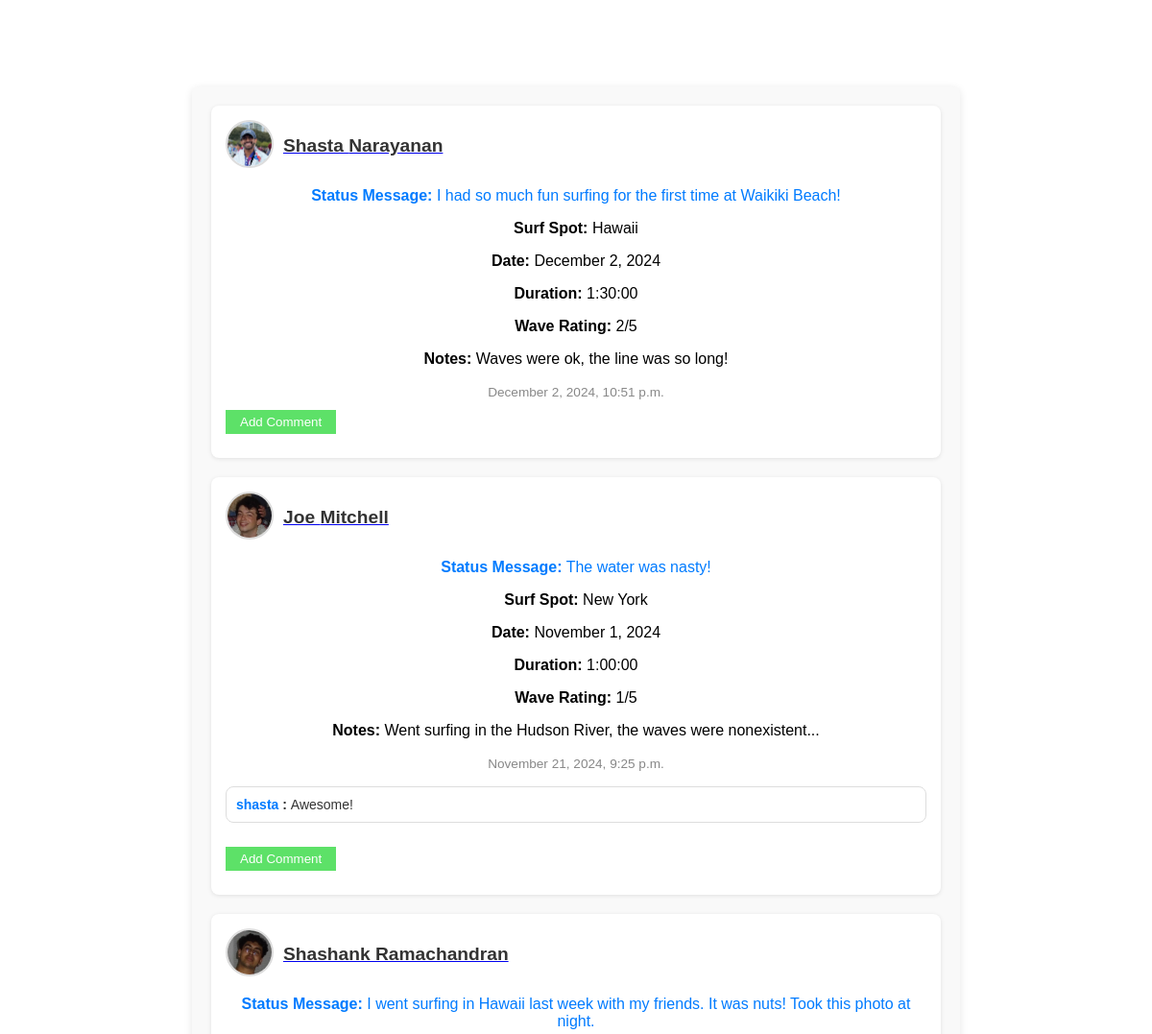
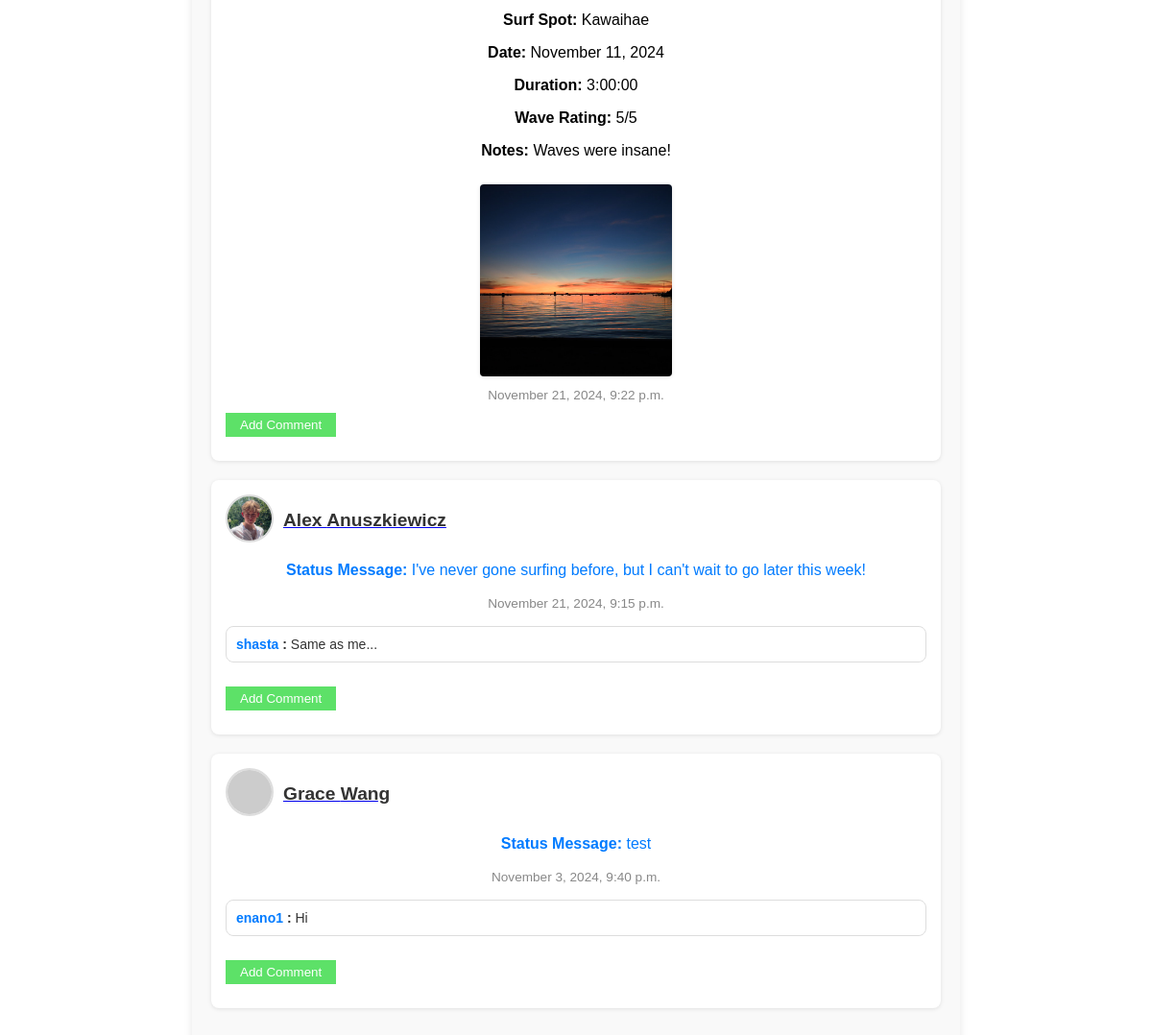
/profile/6/news_feed/ (signed in), run on the app's committed database (2 pictures, top to bottom).
### tide/models.py (models this page shows, shortened)
class StatusMessage(models.Model):
    timestamp = models.DateTimeField(auto_now_add=True)
    message = models.TextField()
    profile = models.ForeignKey('Profile', on_delete=models.CASCADE, related_name='status_messages')
    surf_session = models.OneToOneField(SurfSession, on_delete=models.SET_NULL, null=True, blank=True)
    def get_images(self):
        return self.images.all()

class Profile(models.Model):
    user = models.OneToOneField(User, on_delete=models.CASCADE)  # Each user has one profile
    fname = models.CharField(max_length=100)
    lname = models.CharField(max_length=100)
    city = models.CharField(max_length=100)
    email = models.EmailField()
    image = models.ImageField(upload_to='profile_images/', blank=True, null=True)
    bio = models.TextField(default="This is where you can add a bio or description about the user.", blank=True)
    def get_friends(self):
        friends = Friend.objects.filter(models.Q(profile1=self) | models.Q(profile2=self))
        return [f.profile2 if f.profile1 == self else f.profile1 for f in friends]
    def get_news_feed(self):
        friends = self.get_friends()
        return StatusMessage.objects.filter(
            models.Q(profile__in=friends) |
            models.Q(profile__in=Profile.objects.exclude(pk=self.pk))
        ).exclude(profile=self).order_by('-timestamp')

class SurfSession(models.Model):
    surf_spot = models.ForeignKey(SurfSpot, on_delete=models.CASCADE, related_name='surf_sessions')
    user = models.ForeignKey(User, on_delete=models.CASCADE, related_name='surf_sessions')
    date = models.DateField()
    duration = models.DurationField()
    wave_rating = models.IntegerField(choices=[(i, str(i)) for i in range(1, 6)])
    notes = models.TextField(blank=True, max_length=100)

class SurfSpot(models.Model):
    user = models.ForeignKey(User, on_delete=models.CASCADE, related_name='surf_spots')
    station_id = models.CharField(max_length=10)
    nickname = models.CharField(max_length=100, blank=True)
    latitude = models.FloatField()
    longitude = models.FloatField()
    created_at = models.DateTimeField(auto_now_add=True)
    def __str__(self):
        return f"{self.nickname or self.station_id}"
    class Meta:
        ordering = ['-created_at']

class Comment(models.Model):
    status_message = models.ForeignKey('StatusMessage', on_delete=models.CASCADE, related_name='comments')
    parent_comment = models.ForeignKey('self', on_delete=models.CASCADE, related_name='replies', null=True, blank=True)
    profile = models.ForeignKey('Profile', on_delete=models.CASCADE, related_name='comments')
    comment_text = models.TextField()

class Image(models.Model):
    image_file = models.ImageField(upload_to='images/')
    status_message = models.ForeignKey('StatusMessage', on_delete=models.CASCADE, related_name='images')

### tide/views.py (the view, shortened to what this page needs)
# urls.py: path('profile/<int:pk>/news_feed/', views.ShowNewsFeedView.as_view(), name='news_feed'),
class ShowNewsFeedView(LoginRequiredMixin, DetailView):
    model = Profile
    template_name = 'tide/news_feed.html'
    context_object_name = 'profile'
    def get_context_data(self, **kwargs):
        context = super().get_context_data(**kwargs)
        context['news_feed'] = self.object.get_news_feed()
        return context

### tide/templates/tide/news_feed.html (shortened to what this page needs)
{% extends 'tide/base.html' %}
{% load static %}
{% block content %}
<body class='forms-body'>
    <div class="content-wrapper">
    <div class="news-feed-container" style="margin-top: 20px;">
        {% if news_feed %}
            {% for message in news_feed %}
                <div class="news-feed-item">
                    <div class="news-feed-profile-info">
                        <a href="{% url 'show_profile' message.profile.pk %}">
                            {% if message.profile.image %}
                                <img src="{{ message.profile.image.url }}" alt="{{ message.profile.fname }} {{ message.profile.lname }}" class="news-feed-profile-image">
                            {% else %}
                                <img src="https://picsum.photos/400/300" alt="Default Profile Image" class="news-feed-profile-image">
                            {% endif %}
                        </a>
                        <a href="{% url 'show_profile' message.profile.pk %}">
                            <span class="news-feed-profile-name">{{ message.profile.fname }} {{ message.profile.lname }}</span>
                        </a>
                    </div>
                    <div style="text-align: center;">
                        <div class="news-feed-status-message">
                            <p style='color: #007BFF'><strong>Status Message:</strong> {{ message.message }}</p>
                        </div>
                        {% if message.surf_session %}
                            <div class="surf-session-details">
                                <p><strong>Surf Spot:</strong> {{ message.surf_session.surf_spot }}</p>
                                <p><strong>Date:</strong> {{ message.surf_session.date|date:"F j, Y" }}</p>
                                <p><strong>Duration:</strong> {{ message.surf_session.duration }}</p>
                                <p><strong>Wave Rating:</strong> {{ message.surf_session.wave_rating }}/5</p>
                                {% if message.surf_session.notes %}
                                    <p><strong>Notes:</strong> {{ message.surf_session.notes }}</p>
                                {% endif %}
                            </div>
                        {% endif %}
                        {% if message.get_images.all %}
                            <div class="news-feed-images">
                                {% for img in message.get_images %}
                                    <img src="{{ img.image_file.url }}" alt="Status Image" class="status-image">
                                {% endfor %}
                            </div>
                        {% endif %}
                    </div>
                    <div style="text-align: center; margin-top: 10px;">
                        <span class="news-feed-timestamp">{{ message.timestamp|date:"F j, Y, g:i a" }}</span>
                    </div>
                    <div class="comments">
                        {% for comment in message.comments.all %}
                            {% include 'tide/comment.html' with comment=comment level=0 %}
                        {% endfor %}
                    </div>
                    <form method="post" action="{% url 'create_comment' status_message_id=message.id %}">
                        <button type="submit">Add Comment</button>
                    </form>
                </div>
            {% endfor %}
        {% else %}
            <p>No status messages to display.</p>
        {% endif %}
    </div>
</div>
</body>
{% endblock %}

### tide/templates/tide/comment.html (shortened to what this page needs)
<div class="comment" style="margin-top: 15px; margin-bottom: 15px; padding: 10px; background-color: #ffffff; border: 1px solid #ddd; border-radius: 8px;">
    <div style="display: flex; justify-content: space-between; align-items: center;">
        <p style="margin: 0; font-size: 14px; color: #333; flex-grow: 1;">
            <strong>
                <a href="{% url 'show_profile' comment.profile.pk %}" style="color: #007BFF; text-decoration: none;">
                    {{ comment.profile.user.username }}
                </a>:
            </strong>
            {{ comment.comment_text }}
        </p>
    </div>
</div>

### tide/static/tide/tidestyles.css (style rules this page uses)
* { box-sizing: border-box; }
body { -ms-overflow-style: none; scrollbar-width: none; }
body { margin: 0; font-family: Arial, sans-serif; background-color: rgb(12, 12, 12); color: rgb(0, 0, 0); }
button[type="submit"] { background-color: #5de168; color: white; padding: 5px 15px; border: none; cursor: pointer; transition: background-color 0.3s; margin-top: 10px; margin-bottom: 10px; }
.content-wrapper { max-width: 1200px; margin: 0 auto; margin-top: 50px; padding: 20px; margin-bottom: 50px; }
.news-feed-container { max-width: 800px; margin: 0 auto; padding: 20px; background-color: #f9f9f9; border-radius: 8px; box-shadow: 0 2px 8px rgba(0, 0, 0, 0.1); }
.news-feed-item { background-color: #fff; padding: 15px; margin-bottom: 20px; border-radius: 8px; box-shadow: 0 1px 4px rgba(0, 0, 0, 0.1); overflow: hidden; }
.news-feed-profile-info { display: flex; align-items: center; margin-bottom: 10px; }
.news-feed-profile-image { width: 50px; height: 50px; border-radius: 50%; margin-right: 10px; object-fit: cover; border: 2px solid #ddd; }
.news-feed-profile-name { font-size: 1.2em; font-weight: bold; color: #333; }
.news-feed-timestamp { font-size: 0.85em; color: #888; margin-bottom: 10px; margin-top: 10px; text-align: center; }
.news-feed-images { display: flex; flex-wrap: wrap; gap: 10px; margin: 0 auto; max-width: 25%; height: 25%; justify-content: center; align-items: center; align-content: center; }
.status-image { max-width: 200px; height: 200px; object-fit: cover; border-radius: 4px; box-shadow: 0 1px 4px rgba(0, 0, 0, 0.1); display: block; margin: 0 auto; margin-top:10px; }
.forms-body { background: url('https://cs-people.bu.edu/enano1/background_image5.jpg') no-repeat center center fixed; background-size: cover; min-height: 100vh; }

### data on the page
StatusMessage: profile.image (picture), profile.fname "Shasta", profile.lname "Narayanan", message "I had so much fun surfing for the first time at Waikiki Beach!", surf_session.surf_spot "Hawaii", surf_session "December 2, 2024", surf_session.duration "1:30:00", surf_session.wave_rating "2", surf_session.notes "Waves were ok, the line was so long!", timestamp "December 2, 2024, 10:51 p.m."
StatusMessage: profile.image (picture), profile.fname "Joe", profile.lname "Mitchell", message "The water was nasty!", surf_session.surf_spot "New York", surf_session "November 1, 2024", surf_session.duration "1:00:00", surf_session.wave_rating "1", surf_session.notes "Went surfing in the Hudson River, the waves were nonexistent...", timestamp "November 21, 2024, 9:25 p.m."
Comment: profile.user.username "shasta", comment_text "Awesome!"
StatusMessage: profile.image (picture), profile.fname "Shashank", profile.lname "Ramachandran", message "I went surfing in Hawaii last week with my friends. It was nuts! Took this photo at night.", surf_session.surf_spot "Kawaihae", surf_session "November 11, 2024", surf_session.duration "3:00:00", surf_session.wave_rating "5", surf_session.notes "Waves were insane!", timestamp "November 21, 2024, 9:22 p.m."
Image: image_file (picture)
StatusMessage: profile.image (picture), profile.fname "Alex", profile.lname "Anuszkiewicz", message "I've never gone surfing before, but I can't wait to go later this week!", timestamp "November 21, 2024, 9:15 p.m."
Comment: profile.user.username "shasta", comment_text "Same as me..."
StatusMessage: profile.fname "Grace", profile.lname "Wang", message "test", timestamp "November 3, 2024, 9:40 p.m."
Comment: profile.user.username "enano1", comment_text "Hi"
